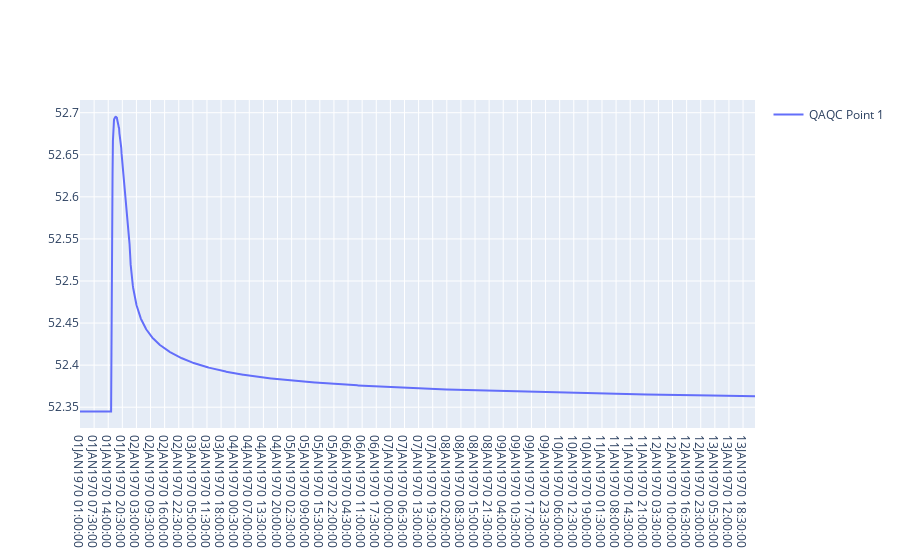

Notebook code for this chart:
### Code cell
import plotly.graph_objects as go
# set up plotly figure
fig = go.Figure()

# add line / trace 1 to figure
fig.add_trace(go.Scatter(
    x=timestamps,
    y=gdf_nearest['wse_ts'][0],
    hovertext=gdf_nearest['id'],
    hoverinfo="text",
    # marker=dict(
    #     color="blue"
    # ),
    showlegend=True,
    name="QAQC Point 1"
))


fig.show()

### Figure 1 — Plotly figure (JSON) as saved in the notebook; plotly's stock layout.template omitted (floating-point values rounded to 4 significant figures; data arrays with more than 128 entries replaced by an {"elided": "..."} marker saying what was removed)
{"data": [{"hoverinfo": "text", "hovertext": {"elided": "185 int values"}, "name": "QAQC Point 1", "showlegend": true, "type": "scatter", "x": {"elided": "1867 str values"}, "y": {"elided": "1867 float values"}}], "layout": {}}
